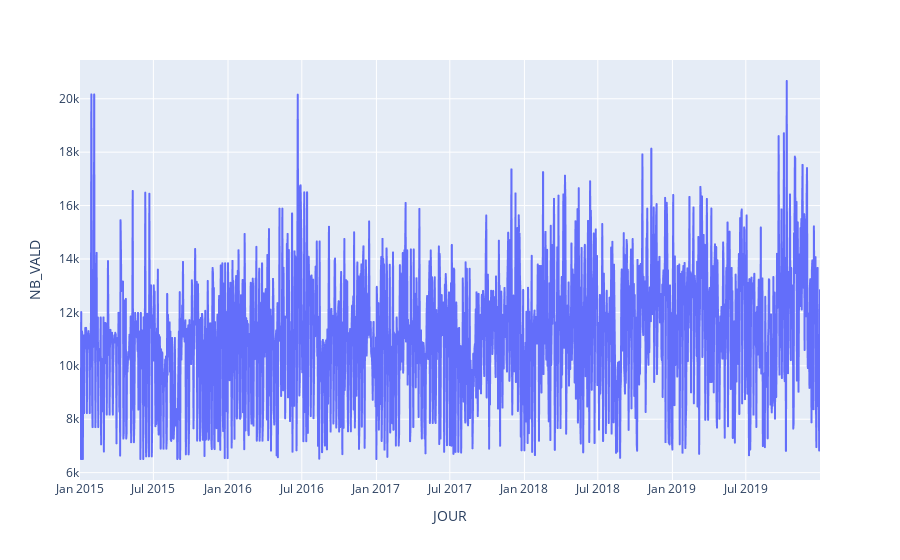

The notebook cell saved with this chart:
### Code cell
#Distribution
fig=px.line(data,x="JOUR",y=('NB_VALD'))
fig.show()

### Figure 1 — Plotly figure (JSON) as saved in the notebook; plotly's stock layout.template omitted (floating-point values rounded to 4 significant figures; data arrays with more than 128 entries replaced by an {"elided": "..."} marker saying what was removed)
{"data": [{"hovertemplate": "JOUR=%{x}<br>NB_VALD=%{y}<extra></extra>", "legendgroup": "", "line": {"color": "#636efa", "dash": "solid"}, "marker": {"symbol": "circle"}, "mode": "lines", "name": "", "showlegend": false, "type": "scattergl", "x": {"elided": "1825 str values"}, "xaxis": "x", "y": {"elided": "1825 int values"}, "yaxis": "y"}], "layout": {"legend": {"tracegroupgap": 0}, "margin": {"t": 60}, "xaxis": {"anchor": "y", "domain": [0, 1], "title": {"text": "JOUR"}}, "yaxis": {"anchor": "x", "domain": [0, 1], "title": {"text": "NB_VALD"}}}}
